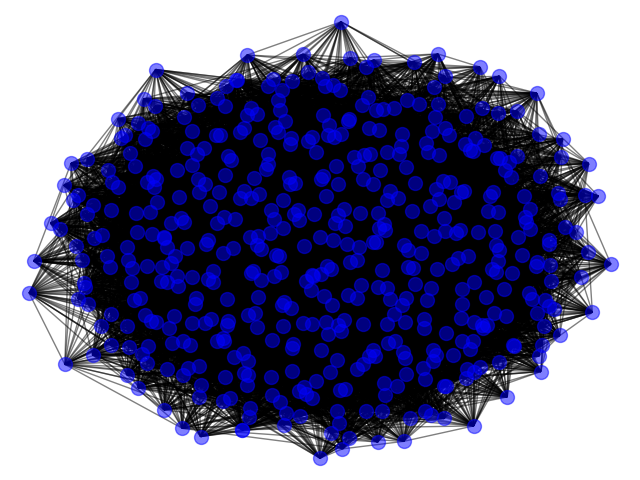

The script that saved this image:
import networkx as nx
import matplotlib.pyplot as plt

g_1 = nx.erdos_renyi_graph(500, 0.1)

nx.draw(g_1, node_size=100, alpha=0.5, node_color="blue", with_labels=False)

plt.savefig("cnet1.png")

nx.write_gexf(g_1, "cnet1.gexf", version="1.2draft")


